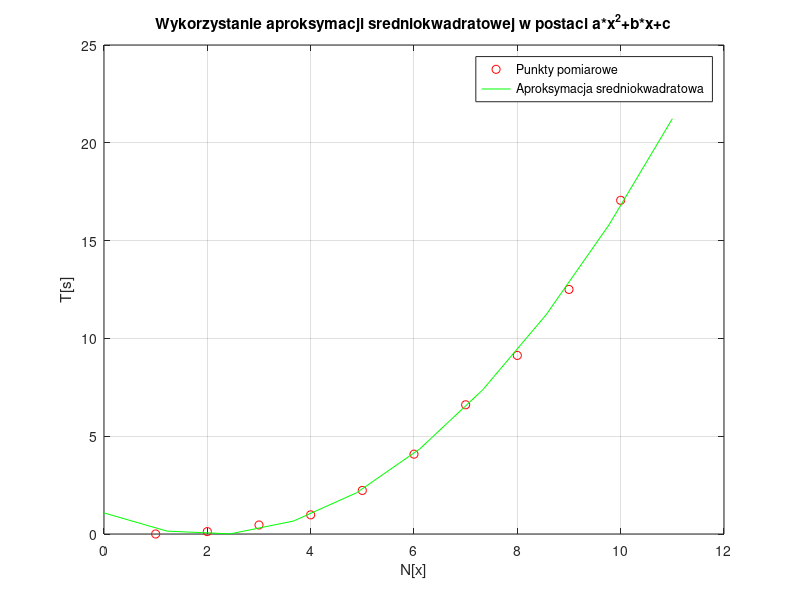

This figure's MATLAB source:
dane = importdata('dane_selectionsort.mat');

x = dane(:,1);
y = dane(:,2);

 
A = [length(x), sum(x), sum(x.^2);
      sum(x), sum(x.*x), sum(x.*x.^2);
      sum(x.^2),sum(x.^2.*x), sum(x.^2.*x.^2)];
  
B = [ sum(y);
      sum(y.*x);
      sum(y.*x.^2)];
  
a=A\B;



xx = linspace(0,max(x)+1, 10);
yy = a(1) + a(2).*xx + a(3).*xx.^2;
err= immse(x,y);
plot (x,y,'ro',xx,yy,'g-')

grid on;
legend('Punkty pomiarowe', 'Aproksymacja sredniokwadratowa');
xlabel('N[x]')
ylabel('T[s]')
title('Wykorzystanie aproksymacji sredniokwadratowej w postaci a*x^2+b*x+c');
